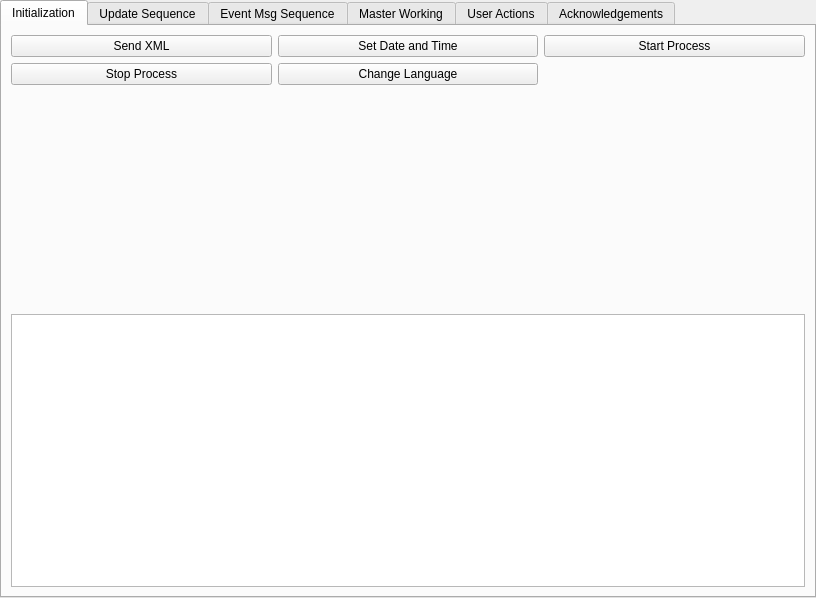
<?xml version="1.0" encoding="UTF-8"?>
<ui version="4.0">
 <class>TabWidget</class>
 <widget class="QTabWidget" name="TabWidget">
  <property name="geometry">
   <rect>
    <x>0</x>
    <y>0</y>
    <width>816</width>
    <height>598</height>
   </rect>
  </property>
  <property name="windowTitle">
   <string>GUI Stub Software for Himalaya GUI</string>
  </property>
  <property name="currentIndex">
   <number>0</number>
  </property>
  <widget class="QWidget" name="tabInitialization">
   <attribute name="title">
    <string>Initialization</string>
   </attribute>
   <layout class="QVBoxLayout" name="verticalLayout_2">
    <item>
     <layout class="QVBoxLayout" name="verticalLayout" stretch="0,0">
      <item>
       <layout class="QGridLayout" name="gridLayout">
        <item row="3" column="2">
         <spacer name="verticalSpacer">
          <property name="orientation">
           <enum>Qt::Vertical</enum>
          </property>
          <property name="sizeHint" stdset="0">
           <size>
            <width>20</width>
            <height>40</height>
           </size>
          </property>
         </spacer>
        </item>
        <item row="0" column="0">
         <widget class="QPushButton" name="pushButton_SendXML">
          <property name="text">
           <string>Send XML</string>
          </property>
         </widget>
        </item>
        <item row="2" column="0">
         <widget class="QPushButton" name="btnStopProcess">
          <property name="text">
           <string>Stop Process</string>
          </property>
         </widget>
        </item>
        <item row="0" column="2">
         <widget class="QPushButton" name="btnStartProcess">
          <property name="text">
           <string>Start Process</string>
          </property>
         </widget>
        </item>
        <item row="0" column="1">
         <widget class="QPushButton" name="btnSetDateTime">
          <property name="text">
           <string>Set Date and Time</string>
          </property>
         </widget>
        </item>
        <item row="2" column="1">
         <widget class="QPushButton" name="btnSendLanguageFile">
          <property name="text">
           <string>Change Language</string>
          </property>
         </widget>
        </item>
       </layout>
      </item>
      <item>
       <widget class="QTextBrowser" name="textBrowser"/>
      </item>
     </layout>
    </item>
   </layout>
  </widget>
  <widget class="QWidget" name="tabUpdateSequence">
   <attribute name="title">
    <string>Update Sequence</string>
   </attribute>
   <layout class="QVBoxLayout" name="verticalLayout_5">
    <item>
     <layout class="QVBoxLayout" name="verticalLayout_3">
      <item>
       <layout class="QGridLayout" name="gridLayoutUpdateSequence">
        <item row="0" column="0">
         <widget class="QPushButton" name="pushButton_Sequence2">
          <property name="text">
           <string>Himalaya Sequence</string>
          </property>
         </widget>
        </item>
        <item row="0" column="1">
         <widget class="QPushButton" name="btnHimalaya_Sequence2">
          <property name="text">
           <string>Himalaya Sequence 2</string>
          </property>
         </widget>
        </item>
        <item row="0" column="2">
         <widget class="QPushButton" name="btnSepiaSequence">
          <property name="text">
           <string>Sepia Sequence</string>
          </property>
         </widget>
        </item>
        <item row="2" column="0">
         <widget class="QPushButton" name="btnRemoveRack">
          <property name="text">
           <string>Remove Rack</string>
          </property>
         </widget>
        </item>
        <item row="2" column="1">
         <widget class="QPushButton" name="btnRemoveAllRacks">
          <property name="text">
           <string>Remove All Racks</string>
          </property>
         </widget>
        </item>
        <item row="2" column="2">
         <widget class="QPushButton" name="btnHoodOpenSequence">
          <property name="text">
           <string>Hood Open Sequence</string>
          </property>
         </widget>
        </item>
        <item row="5" column="1">
         <spacer name="verticalSpacer_2">
          <property name="orientation">
           <enum>Qt::Vertical</enum>
          </property>
          <property name="sizeHint" stdset="0">
           <size>
            <width>20</width>
            <height>40</height>
           </size>
          </property>
         </spacer>
        </item>
        <item row="3" column="0">
         <widget class="QPushButton" name="btnHoodOpenSequence2">
          <property name="text">
           <string>Hood Open Sequence 2</string>
          </property>
         </widget>
        </item>
        <item row="3" column="1">
         <widget class="QPushButton" name="btnWaterStationUpdate">
          <property name="text">
           <string>Water Station Update</string>
          </property>
         </widget>
        </item>
        <item row="3" column="2">
         <widget class="QPushButton" name="btnStationUpdate">
          <property name="text">
           <string>Station Update Sequence</string>
          </property>
         </widget>
        </item>
        <item row="4" column="0">
         <widget class="QPushButton" name="btnProgramStart">
          <property name="text">
           <string>Program Start Sequence</string>
          </property>
         </widget>
        </item>
       </layout>
      </item>
      <item>
       <widget class="QTextBrowser" name="textBrowserUpdateSequence"/>
      </item>
     </layout>
    </item>
   </layout>
  </widget>
  <widget class="QWidget" name="tabErrorSequence">
   <attribute name="title">
    <string>Event Msg Sequence</string>
   </attribute>
   <layout class="QVBoxLayout" name="verticalLayout_13">
    <item>
     <layout class="QHBoxLayout" name="horizontalLayout_4">
      <item>
       <layout class="QVBoxLayout" name="verticalLayout_10">
        <item>
         <widget class="QGroupBox" name="groupBox">
          <property name="sizePolicy">
           <sizepolicy hsizetype="Expanding" vsizetype="Preferred">
            <horstretch>0</horstretch>
            <verstretch>0</verstretch>
           </sizepolicy>
          </property>
          <property name="title">
           <string>Select Event Type</string>
          </property>
          <layout class="QVBoxLayout" name="verticalLayout_9">
           <item>
            <widget class="QRadioButton" name="infoRadioButton">
             <property name="text">
              <string>Information Message</string>
             </property>
             <property name="checked">
              <bool>true</bool>
             </property>
             <attribute name="buttonGroup">
              <string>buttonGroup_2</string>
             </attribute>
            </widget>
           </item>
           <item>
            <widget class="QRadioButton" name="warningRadioButton">
             <property name="text">
              <string>Warning Message</string>
             </property>
             <attribute name="buttonGroup">
              <string>buttonGroup_2</string>
             </attribute>
            </widget>
           </item>
           <item>
            <widget class="QRadioButton" name="errorRadioButton">
             <property name="text">
              <string>Error Message</string>
             </property>
             <property name="checked">
              <bool>false</bool>
             </property>
             <attribute name="buttonGroup">
              <string>buttonGroup_2</string>
             </attribute>
            </widget>
           </item>
          </layout>
         </widget>
        </item>
        <item>
         <widget class="QGroupBox" name="groupBox_2">
          <property name="title">
           <string>Select Button Type</string>
          </property>
          <layout class="QVBoxLayout" name="verticalLayout_8">
           <item>
            <widget class="QRadioButton" name="radioButtonOk">
             <property name="text">
              <string>Ok</string>
             </property>
             <property name="checked">
              <bool>true</bool>
             </property>
             <attribute name="buttonGroup">
              <string>buttonGroup</string>
             </attribute>
            </widget>
           </item>
           <item>
            <widget class="QRadioButton" name="radioButtonYesNo">
             <property name="text">
              <string>Yes-No</string>
             </property>
             <attribute name="buttonGroup">
              <string>buttonGroup</string>
             </attribute>
            </widget>
           </item>
           <item>
            <widget class="QRadioButton" name="radioButtonContinueStop">
             <property name="text">
              <string>Continue-Stop</string>
             </property>
             <attribute name="buttonGroup">
              <string>buttonGroup</string>
             </attribute>
            </widget>
           </item>
           <item>
            <widget class="QRadioButton" name="radioButtonOkCancel">
             <property name="text">
              <string>OK-Cancel</string>
             </property>
             <attribute name="buttonGroup">
              <string>buttonGroup</string>
             </attribute>
            </widget>
           </item>
          </layout>
         </widget>
        </item>
        <item>
         <widget class="QPushButton" name="btnSendMessage">
          <property name="text">
           <string>Send Event Report</string>
          </property>
         </widget>
        </item>
       </layout>
      </item>
      <item>
       <widget class="Line" name="line">
        <property name="orientation">
         <enum>Qt::Vertical</enum>
        </property>
       </widget>
      </item>
      <item>
       <layout class="QHBoxLayout" name="horizontalLayout_3">
        <item>
         <layout class="QVBoxLayout" name="verticalLayout_12">
          <item>
           <widget class="QLabel" name="label_2">
            <property name="text">
             <string>Event Message String</string>
            </property>
           </widget>
          </item>
          <item>
           <widget class="QTextEdit" name="EventStrTextEdit">
            <property name="sizePolicy">
             <sizepolicy hsizetype="Preferred" vsizetype="Preferred">
              <horstretch>0</horstretch>
              <verstretch>0</verstretch>
             </sizepolicy>
            </property>
            <property name="maximumSize">
             <size>
              <width>16777215</width>
              <height>192</height>
             </size>
            </property>
           </widget>
          </item>
          <item>
           <widget class="QGroupBox" name="groupBox_3">
            <property name="sizePolicy">
             <sizepolicy hsizetype="Expanding" vsizetype="Expanding">
              <horstretch>0</horstretch>
              <verstretch>0</verstretch>
             </sizepolicy>
            </property>
            <property name="title">
             <string>Status Bar Icon</string>
            </property>
            <layout class="QVBoxLayout" name="verticalLayout_14">
             <item>
              <widget class="QRadioButton" name="yesRadioButton">
               <property name="text">
                <string>Yes</string>
               </property>
               <property name="checked">
                <bool>true</bool>
               </property>
              </widget>
             </item>
             <item>
              <widget class="QRadioButton" name="noRadioButton">
               <property name="text">
                <string>No</string>
               </property>
              </widget>
             </item>
            </layout>
           </widget>
          </item>
          <item>
           <layout class="QHBoxLayout" name="horizontalLayout_2">
            <item>
             <widget class="QLabel" name="label">
              <property name="text">
               <string>Remove Event Msg with Event ID</string>
              </property>
             </widget>
            </item>
            <item>
             <widget class="QLineEdit" name="lineEdit"/>
            </item>
            <item>
             <widget class="QPushButton" name="btnRemoveMsgBox">
              <property name="text">
               <string>Remove Event Msg</string>
              </property>
             </widget>
            </item>
           </layout>
          </item>
         </layout>
        </item>
        <item>
         <spacer name="horizontalSpacer">
          <property name="orientation">
           <enum>Qt::Horizontal</enum>
          </property>
          <property name="sizeHint" stdset="0">
           <size>
            <width>40</width>
            <height>20</height>
           </size>
          </property>
         </spacer>
        </item>
        <item>
         <layout class="QVBoxLayout" name="verticalLayout_11"/>
        </item>
       </layout>
      </item>
     </layout>
    </item>
    <item>
     <widget class="QTextBrowser" name="textBrowserErrMsg"/>
    </item>
   </layout>
  </widget>
  <widget class="QWidget" name="tabMasterWorking">
   <attribute name="title">
    <string>Master Working</string>
   </attribute>
  </widget>
  <widget class="QWidget" name="tabUserActions">
   <attribute name="title">
    <string>User Actions</string>
   </attribute>
   <layout class="QVBoxLayout" name="verticalLayout_6">
    <item>
     <layout class="QVBoxLayout" name="verticalLayout_4" stretch="0,0">
      <item>
       <layout class="QHBoxLayout" name="horizontalLayout"/>
      </item>
      <item>
       <spacer name="verticalSpacer_3">
        <property name="orientation">
         <enum>Qt::Vertical</enum>
        </property>
        <property name="sizeHint" stdset="0">
         <size>
          <width>20</width>
          <height>188</height>
         </size>
        </property>
       </spacer>
      </item>
     </layout>
    </item>
   </layout>
  </widget>
  <widget class="QWidget" name="tab">
   <attribute name="title">
    <string>Acknowledgements</string>
   </attribute>
   <layout class="QVBoxLayout" name="verticalLayout_7">
    <item>
     <widget class="QTextBrowser" name="TextBrowserAck"/>
    </item>
   </layout>
  </widget>
 </widget>
 <resources/>
 <connections/>
 <buttongroups>
  <buttongroup name="buttonGroup_2"/>
  <buttongroup name="buttonGroup"/>
 </buttongroups>
</ui>
